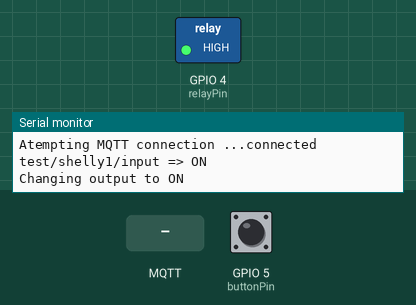
The sketch below on a simulated ESP8266 (NodeMCU). Shown: switched loads named in the sketch (green lamp = pin HIGH), the last lines printed to the serial monitor. Inputs (shaded band) come from the test bench; at power-on: GPIO 5 (buttonPin) HIGH. WiFi joins after 1.5 s; servers stay silent unless stated; random numbers use the default seed unless the sketch sets one; no MQTT or app messages arrive unless stated.

Above: at 2.7 s.
2.8 s: GPIO 5 (buttonPin) pulled LOW for 0.15 s
At 2.97 s:
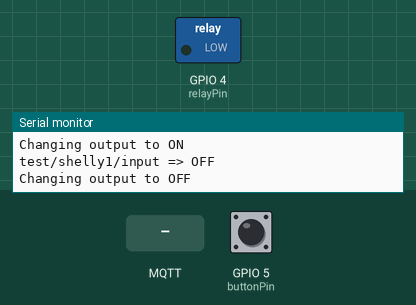
5.9 s: MQTT message "OFF" arrives on the first subscribed topic
At 6.4 s:
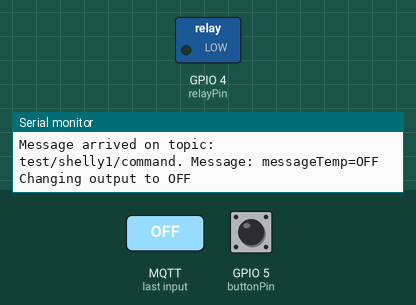
7.6 s: GPIO 5 (buttonPin) pulled LOW for 3.2 s
At 8.8 s:
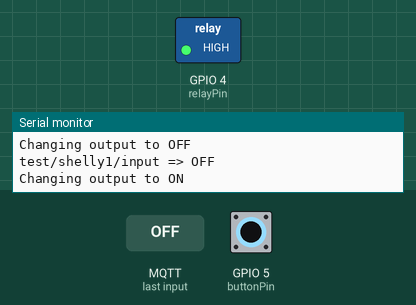
Timing chart, 0 to 12.4 s (numbered marks = the images above; inputs shaded):
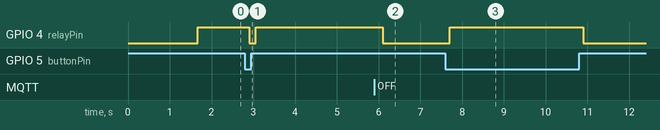

The sketch:

Shelly_mqtt.ino
```cpp
/*  Program name: Shelly1 Manual
 *  This program is used for Shelly1 device to control
 *  one input (switch) and one output (relay).
 *  The manual function is overriding the Home Assistant
 *  settings so if the Home assistant is down You could
 *  switch the light on/off manually
 *  2021-02-12 Håkan Torén
 */

#define DEBUG   // This will use pullup on input and print messages


#include <ESP8266WiFi.h>
#include <PubSubClient.h>

#define wifi_ssid "Ekeborg"
#define wifi_password "Mittekeborg54"
#define mqtt_server "192.168.1.36"
#define mqtt_user "ha"
#define mqtt_password "ha"

#define state_topic1 "test/shelly1/state"
#define inTopic1 "test/shelly1/command"
#define state_topic2 "test/shelly1/input"

#define buttonPin 5
#define relayPin 4
#define HOSTNAME Shellytest       // WiFi name

int buttonState = LOW;
int lastButtonState = LOW;
int relayState = LOW;

unsigned long lastDebounceTime = 0;
unsigned int debounceDelay = 100;

WiFiClient espClient;
PubSubClient client(espClient);


void setup_wifi(){
  delay(10);
  Serial.print("\nConnecting to ");
  Serial.println(wifi_ssid);
  WiFi.hostname("HOSTNAME");
  WiFi.begin(wifi_ssid, wifi_password);
  while(WiFi.status() != WL_CONNECTED){
    delay(500);
    Serial.print(".");
  }
  Serial.print("\nWiFi connected \n");
  Serial.print("IP adress: ");
  Serial.println(WiFi.localIP());
}

void reconnect(){
  // Loop until we are connected
  while(!client.connected()){
    Serial.print("Atempting MQTT connection ...");
    // Create random client ID
    String clientId = "MQTT_Relay-";
    clientId += String(random(0xffff),HEX);
    // Attempt to connect
    if(client.connect(clientId.c_str(), mqtt_user, mqtt_password)){
      Serial.println("connected");
      // Once connected, publish an announcement..
      client.publish(state_topic1, "OFF");
      if(digitalRead(buttonPin)){
        client.publish(state_topic2, "ON");
      }else{
        client.publish(state_topic2, "OFF");
      }
      // ... and resubscribe
      client.subscribe(inTopic1);
    }else{
      Serial.print("failed, rc = ");
      Serial.print(client.state());
      Serial.println("try again in 5 seconds");
      // Wait 5 seconds before retrying
      delay(5000);
    }

  }
}

void callback(char* topic1,byte* payload, unsigned int length){
#ifdef  DEBUG
  Serial.print("Message arrived on topic: ");
  Serial.print(topic1);
  Serial.print(". Message: ");
#endif
  String messageTemp;

  for(unsigned int i=0;i<length;i++){
    messageTemp += (char)payload[i];
  }
#ifdef  DEBUG
  Serial.print("messageTemp=");Serial.println(messageTemp);
#endif
  if(String(topic1) == inTopic1){
    if(messageTemp == "ON"){
#ifdef  DEBUG
      Serial.print("Changing _output to ON\n");
#endif
      client.publish(state_topic1, "ON");
      relayState = HIGH;
      delay(200);

    }else if(messageTemp == "OFF"){
#ifdef  DEBUG
      Serial.print("Changing output to OFF\n");
#endif
      client.publish(state_topic1, "OFF");
      relayState = LOW;
      delay(200);
    }
    digitalWrite(relayPin, relayState);
  }
}

void setup() {
#ifdef  DEBUG
// Test on WMOS Mini
  pinMode(buttonPin,INPUT_PULLUP);
#else
  pinMode(buttonPin,INPUT);
#endif
  Serial.begin(115200);
  pinMode(relayPin,OUTPUT);
  setup_wifi();
  client.setServer(mqtt_server, 1883);
  client.setCallback(callback);

}

void loop(){
  if(!client.connected()){
    reconnect();
  }
  client.loop();

  int reading = digitalRead(buttonPin);
  // check if you just pressed the button
  if(reading != lastButtonState){
    //reset debbouncing timer
    lastDebounceTime = millis();
  }
  if((millis() - lastDebounceTime) > debounceDelay){
    // whatever the reading is at, it's been there for longer than the debounce
    // delay, so take it as the actual current state:

    // if the button state has changed:
    if(reading != buttonState){
      buttonState = reading;
      if(buttonState){
        client.publish(state_topic2, "ON");
#ifdef  DEBUG
        Serial.println((String)state_topic2 + " => ON");
#endif
      }else{
        client.publish(state_topic2, "OFF");
#ifdef  DEBUG
        Serial.println((String)state_topic2 + " => OFF");
#endif
      }
      relayState = !relayState;
      if(relayState){
        client.publish(state_topic1, "ON");
#ifdef  DEBUG
        Serial.print("Changing output to ON\n");
#endif
      }else{
        client.publish(state_topic1, "OFF");
#ifdef  DEBUG
        Serial.print("Changing output to OFF\n");
#endif
      }
      digitalWrite(relayPin, relayState);

    }
  }
  lastButtonState = reading;
}
```

Measured:
- after the input at 2.8 s, GPIO 4 (relayPin): HIGH → LOW after 0.10 s, → HIGH 0.15 s later
- after the input at 5.9 s, GPIO 4 (relayPin): HIGH → LOW after 0.20 s
- after the input at 7.6 s, GPIO 4 (relayPin): LOW → HIGH after 0.10 s, → LOW 3.2 s later
